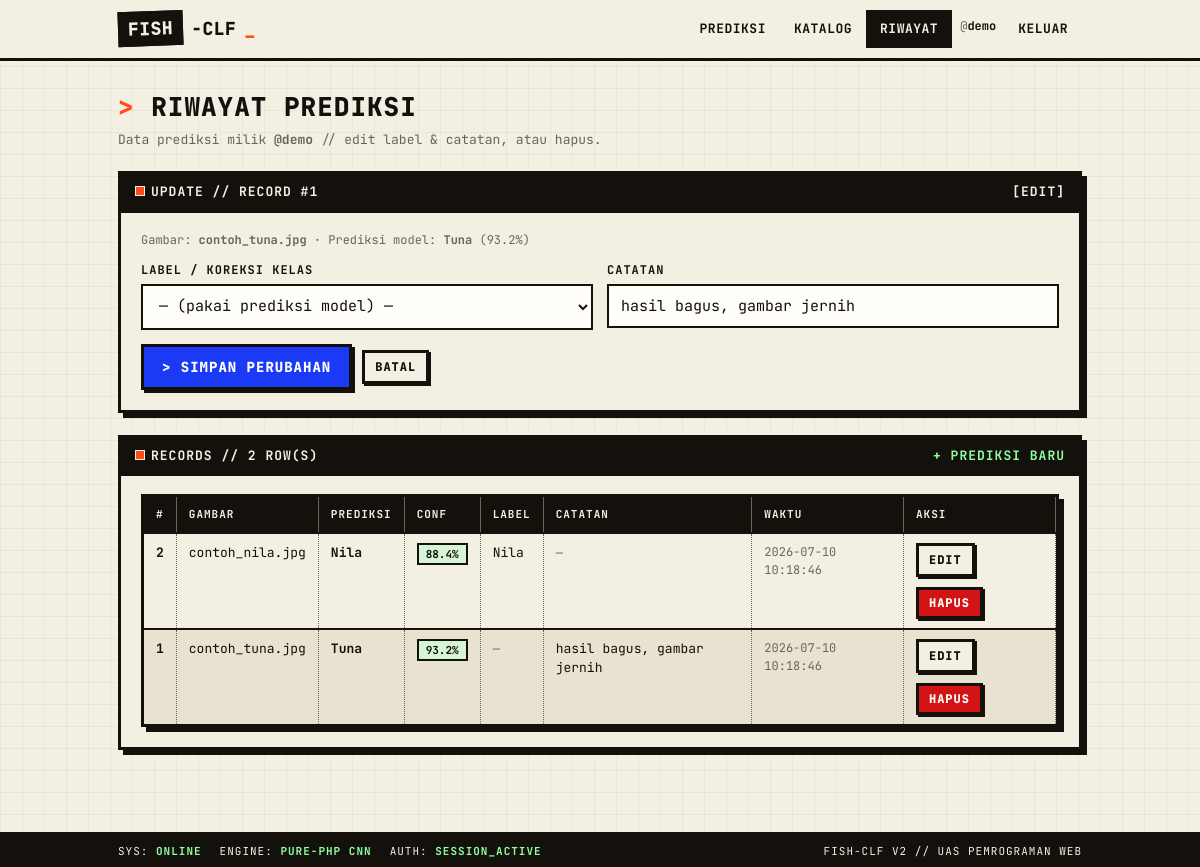
Screenshot of /history.php?edit=1 (signed in) with the database file from the repository.
### tables this page shows
CREATE TABLE `predictions` (
  `id`              INT UNSIGNED  NOT NULL AUTO_INCREMENT,
  `user_id`         INT UNSIGNED  DEFAULT NULL,
  `image_name`      VARCHAR(255)  NOT NULL,
  `predicted_class` VARCHAR(50)   NOT NULL,
  `confidence`      DECIMAL(6,5)  NOT NULL,
  `top_k`           TEXT          DEFAULT NULL,
  `label`           VARCHAR(50)   DEFAULT NULL,
  `note`            VARCHAR(255)  DEFAULT NULL,
  `model_name`      VARCHAR(30)   NOT NULL DEFAULT 'cnn_scratch',
  `input_size`      SMALLINT UNSIGNED NOT NULL DEFAULT 160,
  `elapsed_ms`      INT UNSIGNED  NOT NULL DEFAULT 0,
  `created_at`      TIMESTAMP     NOT NULL DEFAULT CURRENT_TIMESTAMP,
  PRIMARY KEY (`id`),
  KEY `idx_predictions_user` (`user_id`),
  KEY `idx_predictions_class` (`predicted_class`),
  KEY `idx_predictions_created` (`created_at`),
  CONSTRAINT `fk_predictions_user`
    FOREIGN KEY (`user_id`) REFERENCES `users` (`id`)
    ON DELETE SET NULL ON UPDATE CASCADE
);

### src/Auth.php (called while the page is built, shortened)
<?php
class Auth
{
    public static function user(): ?array
    {
        return [
            'id'       => (int)$_SESSION['user_id'],
            'username' => (string)($_SESSION['username'] ?? ''),
            'role'     => (string)($_SESSION['role'] ?? 'user'),
        ];
    }
}

### public/history.php (the view, shortened to what this page needs)
<?php
require_once __DIR__ . '/../src/Auth.php';
$cfg = require __DIR__ . '/../config.php';
require_once __DIR__ . '/_layout.php';
$uid   = Auth::id();
$dbError = '';
$items = [];
$editRow = null;
$editId = (int)($_GET['edit'] ?? 0);
try {
    $pdo  = Database::pdo($cfg);
    $stmt = $pdo->prepare(
        'SELECT id, image_name, predicted_class, confidence, top_k, label, note,
                model_name, input_size, elapsed_ms, created_at
         FROM predictions WHERE user_id = ?
         ORDER BY created_at DESC, id DESC LIMIT 100'
    );
    $stmt->execute([$uid]);
    $items = $stmt->fetchAll();
    foreach ($items as $r) { if ((int)$r['id'] === $editId) $editRow = $r; }
} catch (PDOException $e) {
    $dbError = 'Database error. Pastikan MySQL nyala & fish_classifier.sql sudah di-import.';
}
function conf_pill(float $c): string {
    if ($c >= 0.85) return 'ok';
    return 'lo';
}
?>
<h1 class="page-title">Riwayat Prediksi</h1>
<p class="page-sub">Data prediksi milik <b>@<?= e(Auth::user()['username']) ?></b> // edit label &amp; catatan, atau hapus.</p>
<?php if ($editRow): ?>
  <div class="panel">
    <div class="panel-head"><span><span class="dot"></span>UPDATE // RECORD #<?= (int)$editRow['id'] ?></span><span>[edit]</span></div>
    <p class="mono-note">Gambar: <b><?= e($editRow['image_name']) ?></b> &middot; Prediksi model: <b><?= e($editRow['predicted_class']) ?></b> (<?= number_format((float)$editRow['confidence']*100,1) ?>%)</p>
    <form method="post" action="history.php">
      <div class="grid-2">
        <label class="field">
          <span>Label / Koreksi Kelas</span>
          <select name="label">
            <option value="">— (pakai prediksi model) —</option>
          </select>
        </label>
        <label class="field">
          <span>Catatan</span>
          <input type="text" name="note" maxlength="255" value="<?= e($editRow['note']) ?>" placeholder="mis. gambar buram / hasil meragukan">
        </label>
      </div>
      <div class="btn-row">
        <button class="btn blue" type="submit">&gt; Simpan Perubahan</button>
        <a class="btn ghost sm" href="history.php">Batal</a>
      </div>
    </form>
  </div>
<?php endif; ?>
<div class="panel">
  <div class="panel-head"><span><span class="dot"></span>RECORDS // <?= count($items) ?> ROW(S)</span><span><a href="index.php" style="color:#8dff9e">+ prediksi baru</a></span></div>
  <?php if (!$items && !$dbError): ?>
    <div class="empty">Belum ada riwayat. <a href="index.php">Coba prediksi gambar</a> dulu.</div>
  <?php elseif ($items): ?>
    <div class="table-scroll">
      <table class="grid">
        <thead>
          <tr>
            <th>#</th><th>Gambar</th><th>Prediksi</th><th>Conf</th>
            <th>Label</th><th>Catatan</th><th>Waktu</th><th>Aksi</th>
          </tr>
        </thead>
        <tbody>
        <?php foreach ($items as $r):
            $c = (float)$r['confidence']; ?>
          <tr>
            <td class="num"><?= (int)$r['id'] ?></td>
            <td><?= e($r['image_name']) ?></td>
            <td><b><?= e($r['predicted_class']) ?></b></td>
            <td><span class="pill <?= conf_pill($c) ?>"><?= number_format($c*100,1) ?>%</span></td>
            <td><?= $r['label'] ? e($r['label']) : '<span class="mono-note">—</span>' ?></td>
            <td><?= $r['note'] ? e($r['note']) : '<span class="mono-note">—</span>' ?></td>
            <td class="mono-note"><?= e($r['created_at']) ?></td>
            <td>
              <div class="btn-row">
                <a class="btn ghost sm" href="history.php?edit=<?= (int)$r['id'] ?>#edit">Edit</a>
                <form method="post" action="history.php" onsubmit="return confirm('Hapus data #<?= (int)$r['id'] ?>?');" style="display:inline">
                  <button class="btn danger sm" type="submit">Hapus</button>
                </form>
              </div>
            </td>
          </tr>
        <?php endforeach; ?>
        </tbody>
      </table>
    </div>
  <?php endif; ?>
</div>

### public/assets/style.css (style rules this page uses)
:root { --paper:#f3efe3; --paper-2:#e8e2d0; --ink:#14110c; --line:#14110c; --orange:#ff4d15; --blue:#1b3af5; --green:#0c7a3f; --red:#d21414; --muted:#6b6555; --shadow:5px 5px 0 var(--ink); --shadow-sm:3px 3px 0 var(--ink); }
* { box-sizing:border-box }
html,body { margin:0;padding:0 }
body { background:var(--paper); background-image: linear-gradient(rgba(20,17,12,.045) 1px,transparent 1px), linear-gradient(90deg,rgba(20,17,12,.045) 1px,transparent 1px); background-size:22px 22px; color:var(--ink); font-family:"JetBrains Mono","SFMono-Regular",Consolas,"Liberation Mono",Menlo,monospace; font-size:15px; line-height:1.5; -webkit-font-smoothing:antialiased; }
a { color:var(--blue);text-decoration:none }
.page-title { font-size:26px;font-weight:800;text-transform:uppercase;letter-spacing:1px; margin:0 0 4px; }
.page-title:before { content:"> ";color:var(--orange) }
.page-sub { color:var(--muted);margin:0 0 22px;font-size:13px }
.panel { background:var(--paper); border:3px solid var(--ink); box-shadow:var(--shadow); padding:20px;margin-bottom:22px; }
.panel-head { margin:-20px -20px 18px;padding:8px 14px; border-bottom:3px solid var(--ink); background:var(--ink);color:var(--paper); font-size:13px;text-transform:uppercase;letter-spacing:1px;font-weight:700; display:flex;justify-content:space-between;align-items:center; }
.panel-head .dot { width:10px;height:10px;background:var(--orange);border:1px solid var(--paper);display:inline-block;margin-right:6px }
.btn { font-family:inherit;font-weight:800;text-transform:uppercase;letter-spacing:1px; font-size:14px;cursor:pointer; background:var(--orange);color:#fff; border:3px solid var(--ink);box-shadow:var(--shadow-sm); padding:11px 18px; transition:transform .05s ease,box-shadow .05s ease; }
.btn.blue { background:var(--blue) }
.btn.ghost { background:var(--paper);color:var(--ink) }
.btn.sm { padding:5px 10px;font-size:12px;box-shadow:2px 2px 0 var(--ink) }
.btn.danger { background:var(--red) }
.btn-row { display:flex;gap:10px;flex-wrap:wrap;align-items:center }
label.field { display:block;margin-bottom:14px }
label.field span { display:block;text-transform:uppercase;font-size:12px;font-weight:700; letter-spacing:1px;margin-bottom:5px;color:var(--ink); }
input[type=text],input[type=email],input[type=password],input[type=number],select,textarea { width:100%;font-family:inherit;font-size:15px; background:#fffdf7;color:var(--ink); border:2px solid var(--ink);padding:10px 12px; }
.table-scroll { overflow-x:auto;border:3px solid var(--ink);box-shadow:var(--shadow) }
table.grid { width:100%;border-collapse:collapse;background:var(--paper);font-size:13px;min-width:640px }
table.grid th { background:var(--ink);color:var(--paper);text-transform:uppercase; font-size:11px;letter-spacing:1px;padding:9px 12px;text-align:left; border-right:1px solid var(--muted); }
table.grid td { padding:9px 12px;border-top:2px solid var(--ink);border-right:1px dotted var(--muted);vertical-align:top }
table.grid tr:nth-child(even) td { background:var(--paper-2) }
table.grid .num { font-weight:700 }
.pill { border:2px solid var(--ink);padding:1px 7px;font-size:11px;font-weight:700;text-transform:uppercase;display:inline-block }
.pill.ok { background:#d6f5d6 }
.mono-note { color:var(--muted);font-size:12px }
.grid-2 { display:grid;grid-template-columns:1fr 1fr;gap:14px }

### rows the page displays
predictions: id "1", image_name "contoh_tuna.jpg", predicted_class "Tuna", (float)$editRow['confidence']*100 "93.2", note "hasil bagus, gambar jernih", $c*100 "93.2", created_at "2026-07-10 10:18:46"
predictions: id "2", image_name "contoh_nila.jpg", predicted_class "Nila", $c*100 "88.4", label "Nila", created_at "2026-07-10 10:18:46"

### other values shown
$u['username'] "demo"
Auth::user()['username'] "demo"
count($items) "2"
